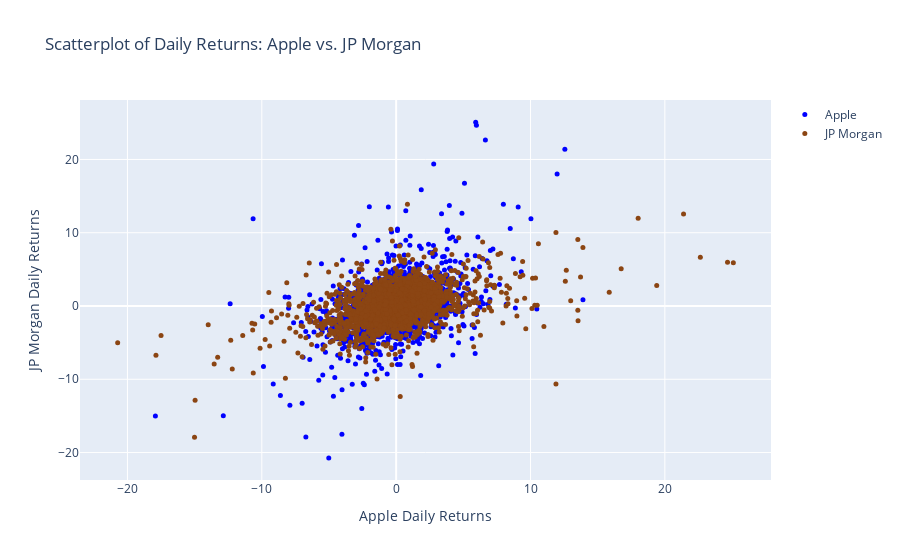

Source (notebook cell):
### Markdown cell above
<font color='dodgerblue'> <b> Bonus: Scatter Plot</b><font color='orange'>

### Code cell
import pandas as pd
import plotly.express as px

# Veri setini yeniden yükleyelim
returns_df = pd.read_csv('stocks_daily_returns.csv')
returns_df['Date'] = pd.to_datetime(returns_df['Date'])
returns_df.set_index('Date', inplace=True)

# Create a DataFrame for plotting with plotly
plot_df = returns_df.reset_index()

# Add formatted date column for hover data
plot_df['Formatted Date'] = plot_df['Date'].dt.strftime('%Y-%m-%d')

# Create the figure
fig = go.Figure()

# Add Apple scatter plot
fig.add_trace(go.Scatter(
    x=plot_df['AAPL'],
    y=plot_df['JPM'],
    mode='markers',
    marker=dict(color='blue', size=5),
    text=plot_df['Formatted Date'],
    name='Apple',
    hovertemplate='Date: %{text}<br>Apple Returns: %{x}<br>'
))

# Add JP Morgan scatter plot
fig.add_trace(go.Scatter(
    x=plot_df['JPM'],
    y=plot_df['AAPL'],
    mode='markers',
    marker=dict(color='saddlebrown', size=5),
    text=plot_df['Formatted Date'],
    name='JP Morgan',
    hovertemplate='Date: %{text}<br>JP Morgan Returns: %{x}<br>'
))

# Set the titles and labels
fig.update_layout(
    title='Scatterplot of Daily Returns: Apple vs. JP Morgan',
    xaxis_title='Apple Daily Returns',
    yaxis_title='JP Morgan Daily Returns',
    hovermode='closest'
)

# Show the plot
fig.show()

### Figure 1 — Plotly figure (JSON) as saved in the notebook; plotly's stock layout.template omitted (floating-point values rounded to 4 significant figures; data arrays with more than 128 entries replaced by an {"elided": "..."} marker saying what was removed)
{"data": [{"hovertemplate": "Date: %{text}<br>Apple Returns: %{x}<br>", "marker": {"color": "blue", "size": 5}, "mode": "markers", "name": "Apple", "text": {"elided": "3642 str values"}, "type": "scatter", "x": {"elided": "3642 float values"}, "y": {"elided": "3642 float values"}}, {"hovertemplate": "Date: %{text}<br>JP Morgan Returns: %{x}<br>", "marker": {"color": "saddlebrown", "size": 5}, "mode": "markers", "name": "JP Morgan", "text": {"elided": "3642 str values"}, "type": "scatter", "x": {"elided": "3642 float values"}, "y": {"elided": "3642 float values"}}], "layout": {"hovermode": "closest", "title": {"text": "Scatterplot of Daily Returns: Apple vs. JP Morgan"}, "xaxis": {"title": {"text": "Apple Daily Returns"}}, "yaxis": {"title": {"text": "JP Morgan Daily Returns"}}}}
